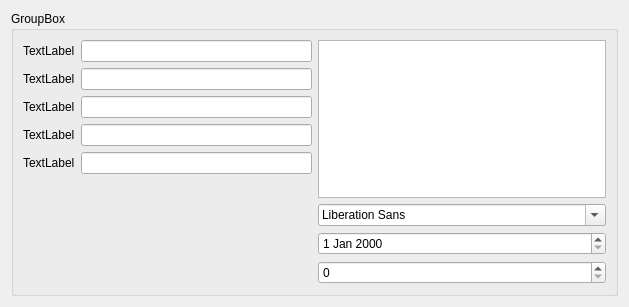
<?xml version="1.0" encoding="UTF-8"?>
<ui version="4.0">
 <class>ProjectDetails</class>
 <widget class="QWidget" name="ProjectDetails">
  <property name="geometry">
   <rect>
    <x>0</x>
    <y>0</y>
    <width>629</width>
    <height>307</height>
   </rect>
  </property>
  <property name="windowTitle">
   <string>Form</string>
  </property>
  <layout class="QHBoxLayout" name="horizontalLayout_3">
   <item>
    <widget class="QGroupBox" name="groupBox">
     <property name="title">
      <string>GroupBox</string>
     </property>
     <layout class="QHBoxLayout" name="horizontalLayout">
      <item>
       <layout class="QVBoxLayout" name="verticalLayout_2">
        <item>
         <layout class="QGridLayout" name="gridLayout">
          <item row="0" column="0">
           <widget class="QLabel" name="label">
            <property name="text">
             <string>TextLabel</string>
            </property>
           </widget>
          </item>
          <item row="0" column="1">
           <widget class="QLineEdit" name="lineEdit"/>
          </item>
          <item row="1" column="0">
           <widget class="QLabel" name="label_2">
            <property name="text">
             <string>TextLabel</string>
            </property>
           </widget>
          </item>
          <item row="1" column="1">
           <widget class="QLineEdit" name="lineEdit_2"/>
          </item>
          <item row="2" column="0">
           <widget class="QLabel" name="label_3">
            <property name="text">
             <string>TextLabel</string>
            </property>
           </widget>
          </item>
          <item row="2" column="1">
           <widget class="QLineEdit" name="lineEdit_3"/>
          </item>
          <item row="3" column="0">
           <widget class="QLabel" name="label_4">
            <property name="text">
             <string>TextLabel</string>
            </property>
           </widget>
          </item>
          <item row="3" column="1">
           <widget class="QLineEdit" name="lineEdit_4"/>
          </item>
          <item row="4" column="0">
           <widget class="QLabel" name="label_5">
            <property name="text">
             <string>TextLabel</string>
            </property>
           </widget>
          </item>
          <item row="4" column="1">
           <widget class="QLineEdit" name="lineEdit_5"/>
          </item>
         </layout>
        </item>
        <item>
         <spacer name="verticalSpacer">
          <property name="orientation">
           <enum>Qt::Vertical</enum>
          </property>
          <property name="sizeHint" stdset="0">
           <size>
            <width>20</width>
            <height>78</height>
           </size>
          </property>
         </spacer>
        </item>
       </layout>
      </item>
      <item>
       <layout class="QVBoxLayout" name="verticalLayout">
        <item>
         <widget class="QTextEdit" name="textEdit"/>
        </item>
        <item>
         <widget class="QFontComboBox" name="fontComboBox"/>
        </item>
        <item>
         <widget class="QDateEdit" name="dateEdit"/>
        </item>
        <item>
         <widget class="QSpinBox" name="spinBox"/>
        </item>
       </layout>
      </item>
     </layout>
    </widget>
   </item>
  </layout>
 </widget>
 <resources/>
 <connections/>
</ui>
